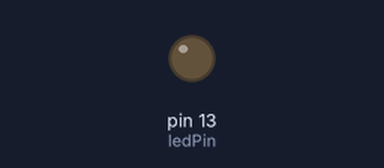
Bench run of a sketch on a simulated Arduino Uno, built with avr-gcc and run on an emulated ATmega328P. Parts: output pins drawn as LEDs (lit = HIGH).

Above: at 0.1 s.
At 0.6 s:
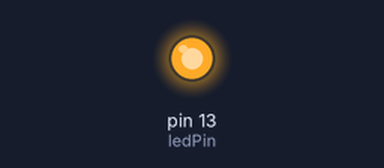
Timing chart, 0 to 2.1 s (numbered marks = the images above):
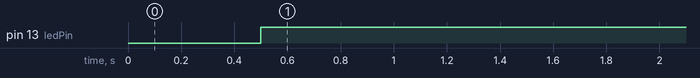

Measured:
- by itself, pin 13 (ledPin): LOW → HIGH at 0.50 s

The sketch:

Timer_example.ino
```cpp
// constants won't change. Used here to set a pin number:
const int ledPin =  LED_BUILTIN;// the number of the LED pin

int ledState = LOW;
unsigned long previousMillis = 0;
bool button = 0;
const long interval = 1000;


void setup() {
  // set the digital pin as output:
  pinMode(ledPin, OUTPUT);
}

void loop() {

  unsigned long currentMillis = millis();

  button = 1;

  delay(500); //replace with loop that doesn't exit till the rising edge is detected.

  button = 0;

  if (currentMillis - previousMillis <= interval) {
    ledState = HIGH; //replace with get/save/broadcast measurement
  } else {
    ledState = LOW; //replace with function that puts everything into deep sleep mode
  }

  digitalWrite(LED_BUILTIN, ledState);

  previousMillis = currentMillis;

}
```
